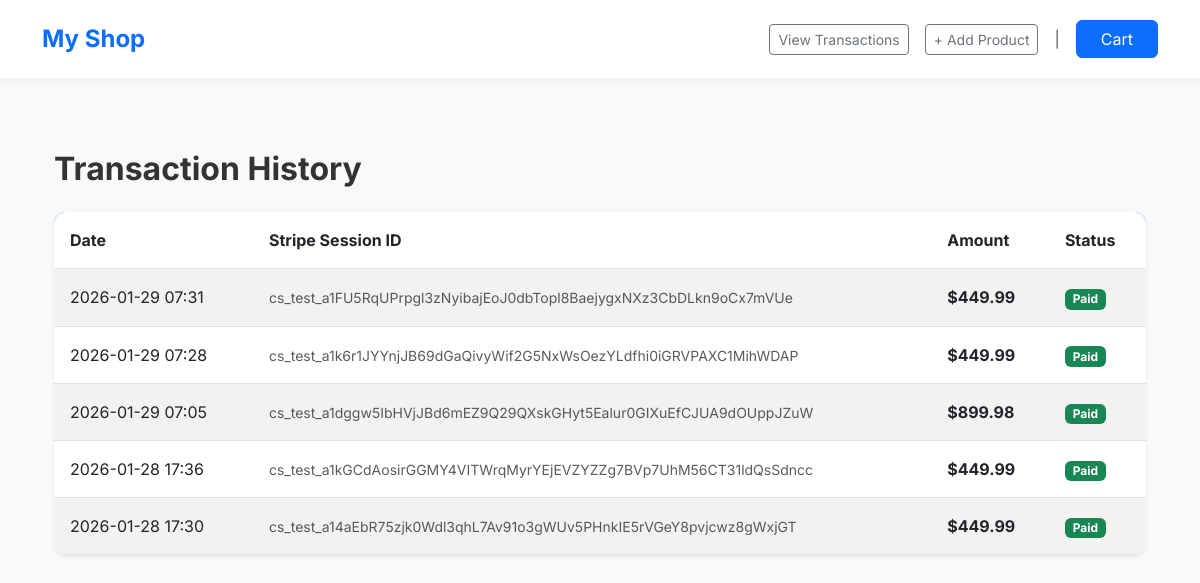
Page /admin/transactions on the committed database.
### app/models.py (models this page shows)
class Order(db.Model):
    id = db.Column(db.Integer, primary_key=True)
    stripe_session_id = db.Column(db.String(100), unique=True)
    amount_total = db.Column(db.Float)
    timestamp = db.Column(db.DateTime, default=datetime.utcnow)
    status = db.Column(db.String(50))

### app/routes.py (the view)
@main.route('/admin/transactions')
def view_transactions():
    orders = Order.query.order_by(Order.timestamp.desc()).all()
    return render_template('transactions.html', transactions=orders)

### app/templates/transactions.html
{% extends "base.html" %}
{% block content %}
<div class="container py-5">
    <h2 class="mb-4 fw-bold">Transaction History</h2>
    <div class="card shadow-sm">
        <div class="card-body p-0">
            <table class="table table-striped mb-0">
                <thead class="bg-primary text-white">
                    <tr>
                        <th class="p-3">Date</th>
                        <th class="p-3">Stripe Session ID</th>
                        <th class="p-3">Amount</th>
                        <th class="p-3">Status</th>
                    </tr>
                </thead>
                <tbody>
                    {% for order in transactions %}
                    <tr>
                        <td class="p-3">{{ order.timestamp.strftime('%Y-%m-%d %H:%M') }}</td>
                        <td class="p-3"><small class="text-muted">{{ order.stripe_session_id }}</small></td>
                        <td class="p-3 fw-bold">${{ order.amount_total }}</td>
                        <td class="p-3"><span class="badge bg-success">{{ order.status }}</span></td>
                    </tr>
                    {% else %}
                    <tr>
                        <td colspan="4" class="text-center p-4">No transactions found.</td>
                    </tr>
                    {% endfor %}
                </tbody>
            </table>
        </div>
    </div>
</div>
{% endblock %}

### app/templates/base.html (shortened to what this page needs)
<!DOCTYPE html>
<html lang="en">
<head>
    <link href="https://cdn.jsdelivr.net/npm/bootstrap@5.3.0/dist/css/bootstrap.min.css" rel="stylesheet">
    <link href="{{ url_for('static', filename='css/style.css') }}" rel="stylesheet">
</head>
<body>
    <nav class="navbar navbar-expand-lg navbar-light bg-white sticky-top py-3">
        <div class="container">
            <a class="navbar-brand fw-bold fs-4 text-primary" href="/">My Shop</a>
            <div class="collapse navbar-collapse justify-content-end" id="navbarNav">
                <ul class="navbar-nav align-items-center gap-3">
                    <li class="nav-item">
                        <a href="{{ url_for('main.view_transactions') }}" class="btn btn-outline-secondary btn-sm">
                            View Transactions
                        </a>
                    </li>
                    <li class="nav-item">
                        <a href="{{ url_for('main.add_product') }}" class="btn btn-outline-secondary btn-sm">
                            + Add Product
                        </a>
                    </li>
                    <li class="nav-item d-none d-lg-block text-muted">|</li>
                    <li class="nav-item">
                        <a href="/cart" class="btn btn-primary position-relative px-4">
                            Cart
                        </a>
                    </li>
                </ul>
            </div>
        </div>
    </nav>
    <div class="container mt-4 mb-5">
        {% block content %}{% endblock %}
    </div>
</body>
</html>

### app/static/css/style.css (style rules this page uses)
body { font-family: 'Inter', sans-serif; background-color: #f8f9fa; color: #333; }
.navbar { box-shadow: 0 2px 10px rgba(0,0,0,0.05); }
.card { border: none; border-radius: 12px; transition: transform 0.2s ease, box-shadow 0.2s ease; background: white; overflow: hidden; }

### rows in the picture
Order: timestamp "2026-01-29 07:31", stripe_session_id "cs_test_a1FU5RqUPrpgl3zNyibajEoJ0dbTopl8BaejygxNXz3CbDLkn9oCx7mVUe", amount_total "449.99", status "Paid"
Order: timestamp "2026-01-29 07:28", stripe_session_id "cs_test_a1k6r1JYYnjJB69dGaQivyWif2G5NxWsOezYLdfhi0iGRVPAXC1MihWDAP", amount_total "449.99", status "Paid"
Order: timestamp "2026-01-29 07:05", stripe_session_id "cs_test_a1dggw5IbHVjJBd6mEZ9Q29QXskGHyt5Ealur0GIXuEfCJUA9dOUppJZuW", amount_total "899.98", status "Paid"
Order: timestamp "2026-01-28 17:36", stripe_session_id "cs_test_a1kGCdAosirGGMY4VITWrqMyrYEjEVZYZZg7BVp7UhM56CT31ldQsSdncc", amount_total "449.99", status "Paid"
Order: timestamp "2026-01-28 17:30", stripe_session_id "cs_test_a14aEbR75zjk0Wdl3qhL7Av91o3gWUv5PHnkIE5rVGeY8pvjcwz8gWxjGT", amount_total "449.99", status "Paid"
